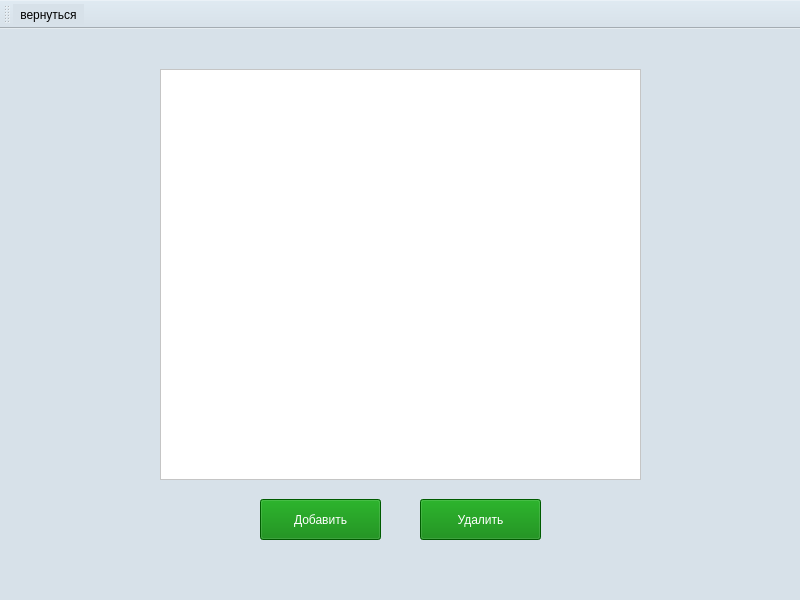
<?xml version="1.0" encoding="UTF-8"?>
<ui version="4.0">
 <class>Admin</class>
 <widget class="QMainWindow" name="Admin">
  <property name="geometry">
   <rect>
    <x>0</x>
    <y>0</y>
    <width>800</width>
    <height>600</height>
   </rect>
  </property>
  <property name="windowTitle">
   <string>MainWindow</string>
  </property>
  <property name="styleSheet">
   <string notr="true">background: #D7E1E9;</string>
  </property>
  <widget class="QWidget" name="centralwidget">
   <widget class="QTableView" name="tableView">
    <property name="geometry">
     <rect>
      <x>160</x>
      <y>40</y>
      <width>481</width>
      <height>411</height>
     </rect>
    </property>
    <property name="styleSheet">
     <string notr="true">background: white;
color: black;</string>
    </property>
   </widget>
   <widget class="QPushButton" name="pushButton">
    <property name="geometry">
     <rect>
      <x>260</x>
      <y>470</y>
      <width>121</width>
      <height>41</height>
     </rect>
    </property>
    <property name="styleSheet">
     <string notr="true">background: green;
color: white;</string>
    </property>
    <property name="text">
     <string>Добавить</string>
    </property>
   </widget>
   <widget class="QPushButton" name="pushButton_2">
    <property name="geometry">
     <rect>
      <x>420</x>
      <y>470</y>
      <width>121</width>
      <height>41</height>
     </rect>
    </property>
    <property name="styleSheet">
     <string notr="true">background: green;
color: white;</string>
    </property>
    <property name="text">
     <string>Удалить</string>
    </property>
   </widget>
  </widget>
  <widget class="QMenuBar" name="menubar">
   <property name="geometry">
    <rect>
     <x>0</x>
     <y>0</y>
     <width>800</width>
     <height>22</height>
    </rect>
   </property>
  </widget>
  <widget class="QStatusBar" name="statusbar"/>
  <widget class="QToolBar" name="toolBar">
   <property name="windowTitle">
    <string>toolBar</string>
   </property>
   <attribute name="toolBarArea">
    <enum>TopToolBarArea</enum>
   </attribute>
   <attribute name="toolBarBreak">
    <bool>false</bool>
   </attribute>
   <addaction name="action"/>
  </widget>
  <action name="action">
   <property name="icon">
    <iconset resource="resource.qrc">
     <normaloff>:/IMG/1.png</normaloff>:/IMG/1.png</iconset>
   </property>
   <property name="text">
    <string>вернуться</string>
   </property>
  </action>
 </widget>
 <resources>
  <include location="resource.qrc"/>
 </resources>
 <connections/>
</ui>
